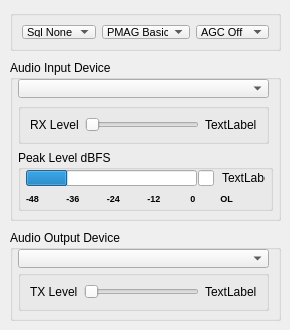
    <widget class="QWidget" name="tabAudio">
     <attribute name="title">
      <string>Audio</string>
     </attribute>
     <widget class="QGroupBox" name="groupBoxModulation">
      <property name="geometry">
       <rect>
        <x>10</x>
        <y>10</y>
        <width>271</width>
        <height>41</height>
       </rect>
      </property>
      <property name="title">
       <string/>
      </property>
      <layout class="QHBoxLayout" name="horizontalLayout_4">
       <item>
        <widget class="QComboBox" name="comboBoxSquelchLevel">
         <property name="font">
          <font>
           <family>Arial</family>
           <pointsize>8</pointsize>
          </font>
         </property>
         <item>
          <property name="text">
           <string>Sql None</string>
          </property>
         </item>
         <item>
          <property name="text">
           <string>Sql Low</string>
          </property>
         </item>
         <item>
          <property name="text">
           <string>Sql High</string>
          </property>
         </item>
        </widget>
       </item>
       <item>
        <widget class="QComboBox" name="comboBoxPmagNr">
         <property name="font">
          <font>
           <family>Arial</family>
           <pointsize>8</pointsize>
          </font>
         </property>
         <property name="toolTip">
          <string>PMAG = Preamble Mgnitude: 
Default = OFF.
Two methods of mitigating false detection are provided:
Both states reqire 21 of 24 preamble states to be valid 
PMAG OFF provides basic mitigation of false detection events.
PMAG ON additionally checks if the autobaud data rates are 
correct given the preamble magnitude of the incoming signal 
and SNR.  A stricter FER limit of 81.5Hz is also applied.</string>
         </property>
         <item>
          <property name="text">
           <string>PMAG Basic</string>
          </property>
         </item>
         <item>
          <property name="text">
           <string>PMAG Strict</string>
          </property>
         </item>
        </widget>
       </item>
       <item>
        <widget class="QComboBox" name="comboBoxAgc">
         <property name="font">
          <font>
           <family>Arial</family>
           <pointsize>8</pointsize>
          </font>
         </property>
         <property name="toolTip">
          <string>Default = AGC-1.
When AGC OFF is checked there is no AGC or associated gain.
AGC-1 provides minimal gain and makes a big difference on
Multipath and Fading.
The SNR display is much more stable with AGC enabled.
With AGC-2, there is an overall signal improvement of about
10db. The use of the AGC-2 selection and SQL at the same 
time is counter productive</string>
         </property>
         <item>
          <property name="text">
           <string>AGC Off</string>
          </property>
         </item>
         <item>
          <property name="text">
           <string>AGC-1</string>
          </property>
         </item>
         <item>
          <property name="text">
           <string>AGC-2</string>
          </property>
         </item>
        </widget>
       </item>
      </layout>
     </widget>
     <widget class="QGroupBox" name="groupBox_3">
      <property name="geometry">
       <rect>
        <x>10</x>
        <y>60</y>
        <width>271</width>
        <height>161</height>
       </rect>
      </property>
      <property name="title">
       <string>Audio Input Device</string>
      </property>
      <widget class="QComboBox" name="comboBoxInputDevice">
       <property name="geometry">
        <rect>
         <x>8</x>
         <y>19</y>
         <width>251</width>
         <height>19</height>
        </rect>
       </property>
       <property name="font">
        <font>
         <family>Arial</family>
         <pointsize>7</pointsize>
        </font>
       </property>
       <item>
        <property name="text">
         <string/>
        </property>
       </item>
       <item>
        <property name="text">
         <string>test</string>
        </property>
       </item>
      </widget>
      <widget class="QGroupBox" name="groupBox_10">
       <property name="geometry">
        <rect>
         <x>8</x>
         <y>43</y>
         <width>251</width>
         <height>41</height>
        </rect>
       </property>
       <property name="title">
        <string/>
       </property>
       <layout class="QHBoxLayout" name="horizontalLayout_8">
        <item>
         <widget class="QLabel" name="labelVolRx">
          <property name="text">
           <string>RX Level</string>
          </property>
         </widget>
        </item>
        <item>
         <widget class="QSlider" name="horizontalSliderAudioIn">
          <property name="toolTip">
           <string>&lt;html&gt;&lt;head/&gt;&lt;body&gt;&lt;p&gt;Use this RX Level slider to adjust receive audio.  Leave the Windows sounds slider at 100.  The Qt RX Level slider has finer steps than the Windows' Sounds level slider.  &lt;/p&gt;&lt;p&gt;&lt;br/&gt;&lt;/p&gt;&lt;/body&gt;&lt;/html&gt;</string>
          </property>
          <property name="maximum">
           <number>10000</number>
          </property>
          <property name="orientation">
           <enum>Qt::Orientation::Horizontal</enum>
          </property>
         </widget>
        </item>
        <item>
         <widget class="QLabel" name="labelRxVolume">
          <property name="text">
           <string>TextLabel</string>
          </property>
         </widget>
        </item>
       </layout>
      </widget>
      <widget class="QGroupBox" name="groupBoxRxLevel">
       <property name="geometry">
        <rect>
         <x>8</x>
         <y>90</y>
         <width>255</width>
         <height>61</height>
        </rect>
       </property>
       <property name="toolTip">
        <string>&lt;html&gt;&lt;head/&gt;&lt;body&gt;&lt;p&gt;The RX Level should be adjusted so that the level is below -6 dBFS. This provides enough headroom to prevent clipping.  &lt;/p&gt;&lt;/body&gt;&lt;/html&gt;</string>
       </property>
       <property name="title">
        <string>Peak Level dBFS</string>
       </property>
       <widget class="QProgressBar" name="progressBarRxLevel">
        <property name="geometry">
         <rect>
          <x>8</x>
          <y>20</y>
          <width>171</width>
          <height>16</height>
         </rect>
        </property>
        <property name="value">
         <number>24</number>
        </property>
        <property name="textVisible">
         <bool>false</bool>
        </property>
        <property name="format">
         <string/>
        </property>
       </widget>
       <widget class="QLabel" name="labelDBFS">
        <property name="geometry">
         <rect>
          <x>204</x>
          <y>20</y>
          <width>43</width>
          <height>16</height>
         </rect>
        </property>
        <property name="text">
         <string>TextLabel</string>
        </property>
       </widget>
       <widget class="QLineEdit" name="lineEditClipping">
        <property name="geometry">
         <rect>
          <x>180</x>
          <y>20</y>
          <width>16</width>
          <height>16</height>
         </rect>
        </property>
       </widget>
       <widget class="QLabel" name="label_11">
        <property name="geometry">
         <rect>
          <x>8</x>
          <y>40</y>
          <width>211</width>
          <height>16</height>
         </rect>
        </property>
        <property name="font">
         <font>
          <family>Arial</family>
          <pointsize>7</pointsize>
          <bold>true</bold>
         </font>
        </property>
        <property name="text">
         <string>-48           -36           -24           -12            0          OL</string>
        </property>
       </widget>
       <zorder>label_11</zorder>
       <zorder>labelDBFS</zorder>
       <zorder>progressBarRxLevel</zorder>
       <zorder>lineEditClipping</zorder>
      </widget>
     </widget>
     <widget class="QGroupBox" name="groupBox_6">
      <property name="geometry">
       <rect>
        <x>10</x>
        <y>230</y>
        <width>271</width>
        <height>91</height>
       </rect>
      </property>
      <property name="title">
       <string>Audio Output Device</string>
      </property>
      <widget class="QComboBox" name="comboBoxOutputDevice">
       <property name="geometry">
        <rect>
         <x>8</x>
         <y>19</y>
         <width>251</width>
         <height>19</height>
        </rect>
       </property>
       <property name="font">
        <font>
         <family>Arial</family>
         <pointsize>7</pointsize>
        </font>
       </property>
       <item>
        <property name="text">
         <string/>
        </property>
       </item>
       <item>
        <property name="text">
         <string>test</string>
        </property>
       </item>
      </widget>
      <widget class="QGroupBox" name="groupBox_9">
       <property name="geometry">
        <rect>
         <x>8</x>
         <y>40</y>
         <width>251</width>
         <height>41</height>
        </rect>
       </property>
       <property name="title">
        <string/>
       </property>
       <layout class="QHBoxLayout" name="horizontalLayout_5">
        <item>
         <widget class="QLabel" name="label_4">
          <property name="text">
           <string>TX Level</string>
          </property>
         </widget>
        </item>
        <item>
         <widget class="QSlider" name="horizontalSliderAudioOut">
          <property name="toolTip">
           <string>The TX Level slider does not move the Windows slider.

The Windows slider sets the maximum level for the CODEC.
The TX Level slider then adjusts the level from 0 up to that point.
( e.g., If you set the Windows slider to mid-range (50), the entire range of the TX Level slider is able to vary the level from 0 to 50.)

The TX Level slider offers finer steps than the Windows slider:
-  You can set the Windows slider to 100 (max) and use the TX Level slider for level control.
-  Or you can set the TX Level slider to10000 (max) and use the Windows slider for level control   

</string>
          </property>
          <property name="maximum">
           <number>10000</number>
          </property>
          <property name="orientation">
           <enum>Qt::Orientation::Horizontal</enum>
          </property>
         </widget>
        </item>
        <item>
         <widget class="QLabel" name="labelTxVolume">
          <property name="text">
           <string>TextLabel</string>
          </property>
         </widget>
        </item>
       </layout>
      </widget>
     </widget>
    </widget>
